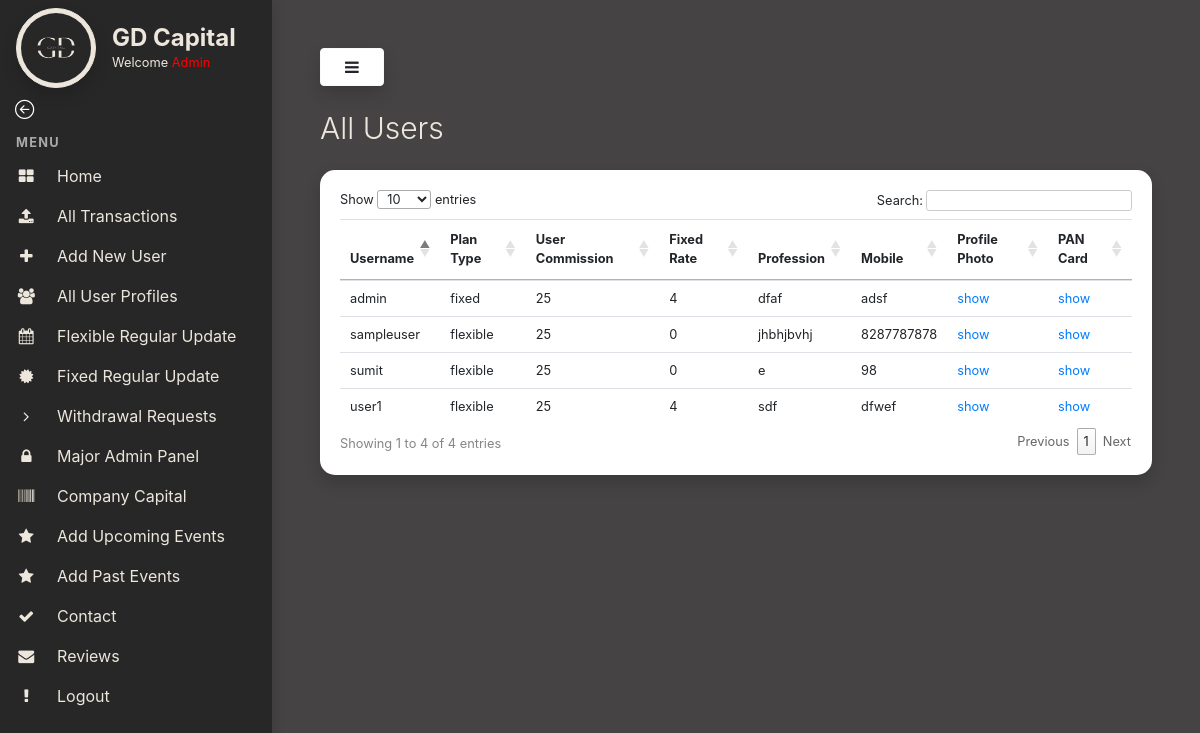
Page /admin-all-users/ (signed in) on the earlier database version.
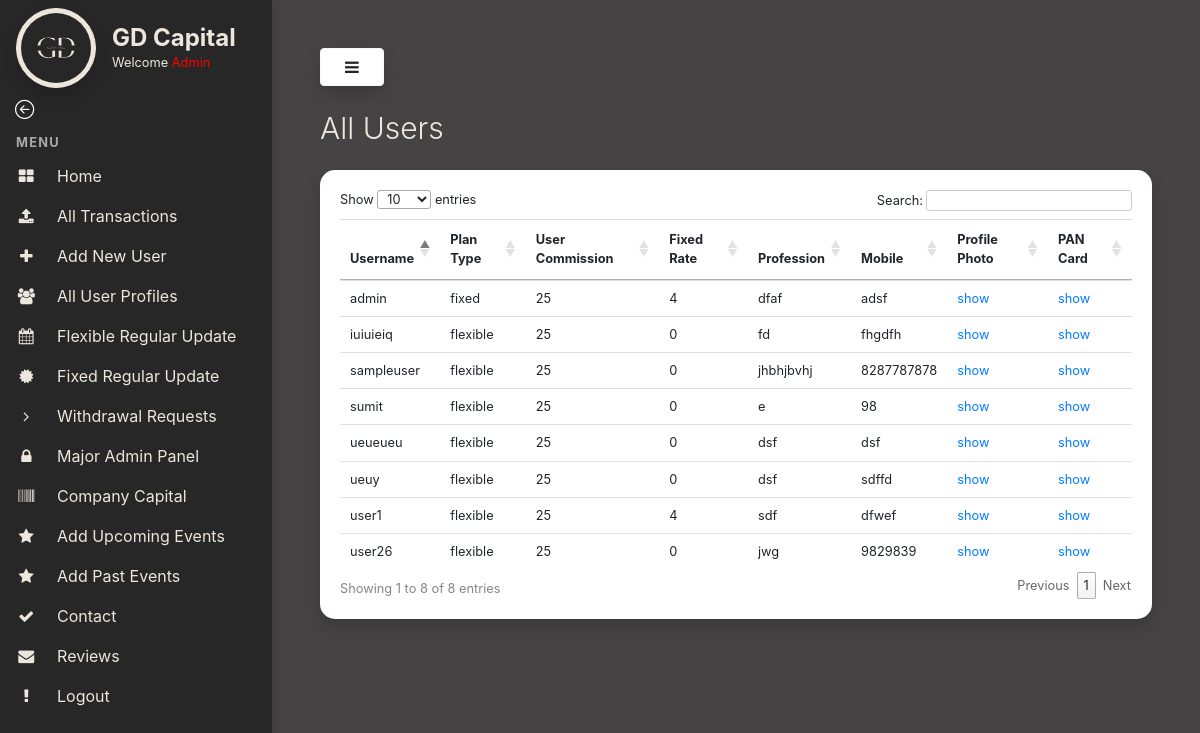
Same page on the later database version.
### myapp/models.py (models this page shows, shortened)
class UserProfile(models.Model):
    user = models.OneToOneField(User,on_delete=models.CASCADE,related_name='profile')
    plantype = models.CharField(max_length=200, choices=PLAN_TYPE, default='flexible')
    user_commission = models.CharField(max_length=3, null=False, default='25')
    fixed_rate = models.CharField(max_length=3, null=True, default='0')
    profession = models.CharField(max_length=200, null=False, default='')
    mobile = models.CharField(max_length=10, null=False, default='')
    profilephoto = models.ImageField(upload_to='userprofile/', default='images/profile.png')
    pancard = models.ImageField(upload_to='pancard/', default='images/profile.png')

### myapp/views.py (the view)
# urls.py: path('admin-all-users/', views.admin_all_users, name='admin_all_users'),
def admin_all_users(request):
    users = User.objects.all()
    userprofile = UserProfile.objects.all()
    return render(request,'admin-templates/all-users.html',{'userprofile':userprofile})

### templates/admin-templates/all-users.html (shortened to what this page needs)
{% extends 'admin-templates/base.html' %}
{% load static %}
{% block content %}
<h3 class="display-4" style="color:#ece6dc; font-size:30px !important">All Users</h3>
<div class="card shadow my-4" style="border: 0 !important;border-radius:15px">
    <div class="card-body">
        <div class="table-responsive">
            <table class="table table-sm" id="transTable">
                <thead>
                    <tr>
                        <th scope="col">Username</th>
                        <th scope="col">Plan Type</th>
                        <th scope="col">User Commission</th>
                        <th scope="col">Fixed Rate</th>
                        <th scope="col">Profession</th>
                        <th scope="col">Mobile</th>
                        <th scope="col">Profile Photo</th>
                        <th scope="col">PAN Card</th>
                    </tr>
                </thead>
                <tbody>
                    {% for i in userprofile %}
                    <tr>
                        <td>{{i.user}}</td>
                        <td>{{i.plantype}}</td>
                        <td>{{i.user_commission}}</td>
                        <td>{{i.fixed_rate}}</td>
                        <td>{{i.profession}}</td>
                        <td>{{i.mobile}}</td>
                        <td><a target="_blank" href="{{i.profilephoto.url}}" alt="">show</a></td>
                        <td>
                            <a href="{{i.pancard.url}}" target="_blank">show</a>
                        </td>
                    </tr>
                    {% endfor %}
                </tbody>
            </table>
        </div>
    </div>
</div>
{% endblock content %}

Differences in the rows shown:
added UserProfile: user "user26", plantype "flexible", user_commission "25", fixed_rate "0", profession "jwg", mobile "9829839"
added UserProfile: user "ueuy", plantype "flexible", user_commission "25", fixed_rate "0", profession "dsf", mobile "sdffd"
added UserProfile: user "ueueueu", plantype "flexible", user_commission "25", fixed_rate "0", profession "dsf", mobile "dsf"
added UserProfile: user "iuiuieiq", plantype "flexible", user_commission "25", fixed_rate "0", profession "fd", mobile "fhgdfh"
Other differences:
text written by a page script: "Show entries Search: Showing 1 to 4 of 4 entries Previous 1 Next" → "Show entries Search: Showing 1 to 8 of 8 entries Previous 1 Next"
